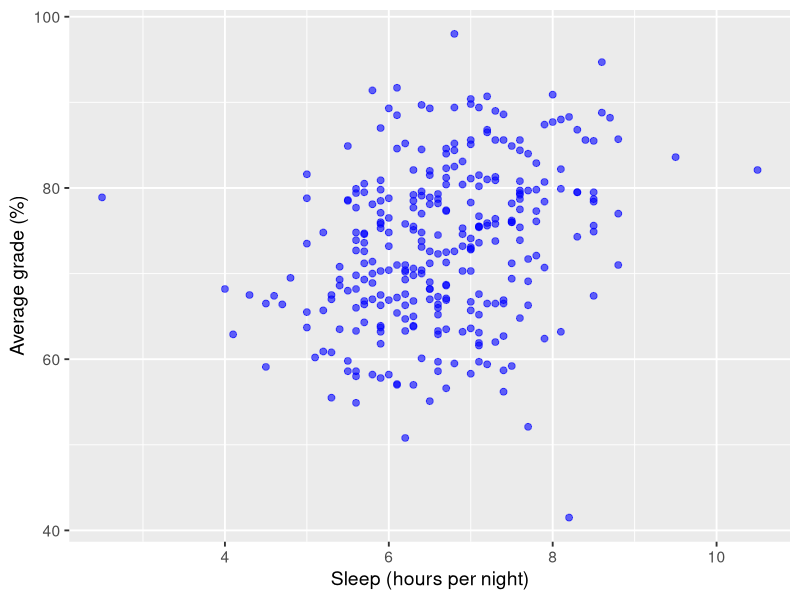
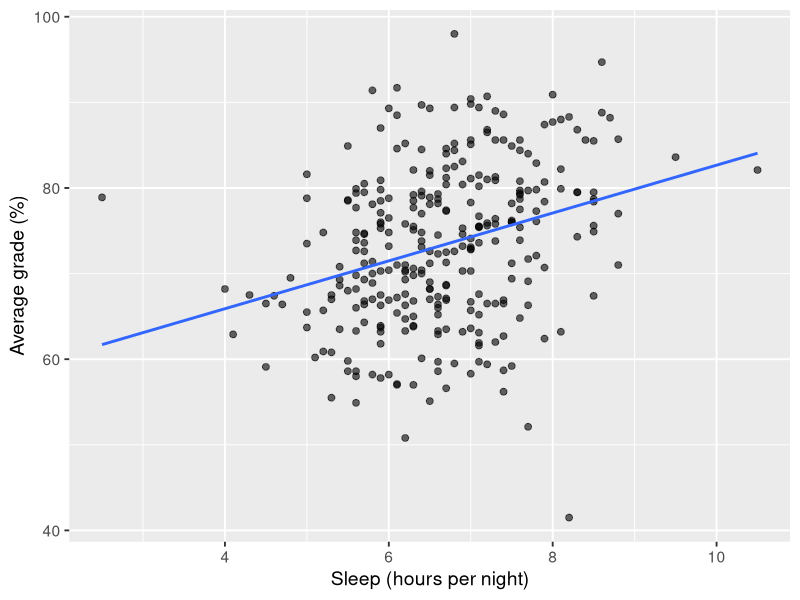
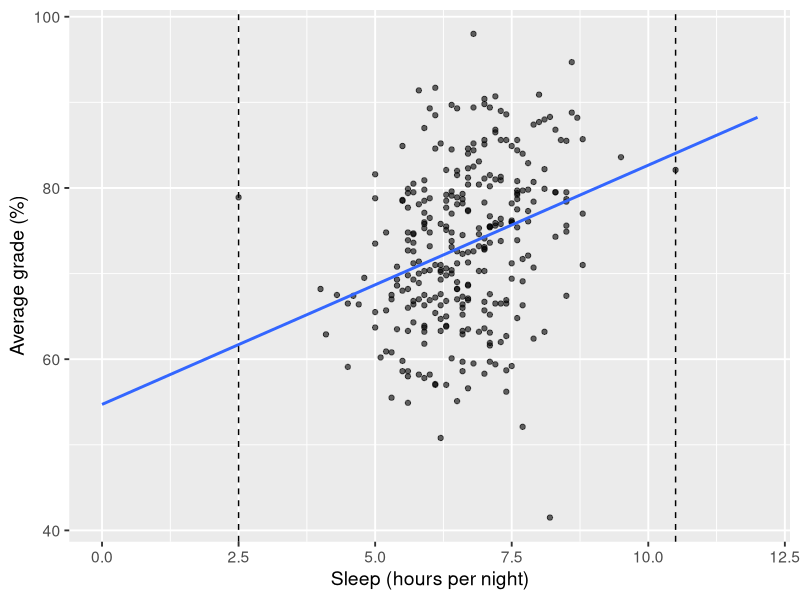
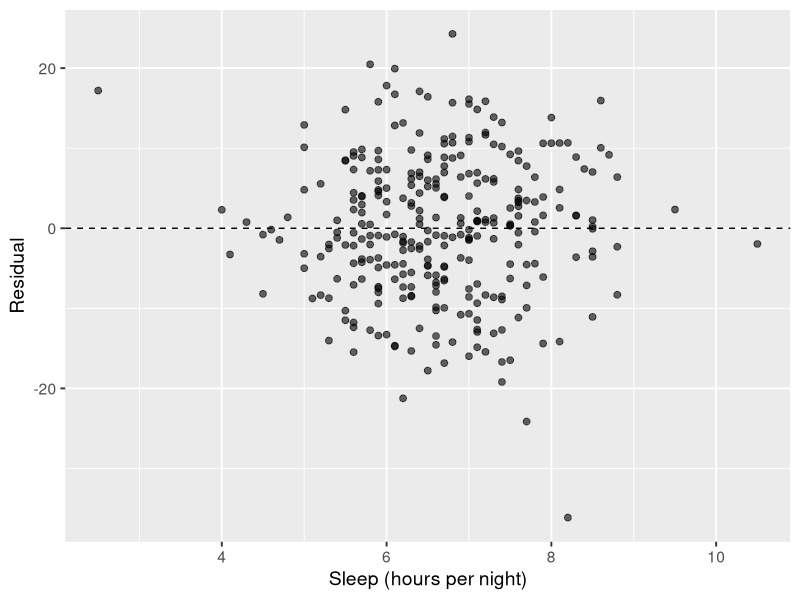

The R script that drew these images, in order:
## ---- chunk 1
#| label: setup
#| echo: FALSE
library(tidyverse)
theme_set(theme_gray(base_size = 14))
survey <- read_csv("data/sleep_survey.csv", show_col_types = FALSE)
## ---- chunk 2
#| fig-height: 3.6
ggplot(survey, aes(x = sleep_hours, y = avg_grade)) +
  geom_point(size = 2, alpha = 0.6,col="blue") +
  labs(x = "Sleep (hours per night)", y = "Average grade (%)")
## ---- chunk 3
#| fig-height: 3.6
ggplot(survey, aes(x = sleep_hours, y = avg_grade)) +
  geom_point(size = 2, alpha = 0.6) +
  geom_smooth(method = lm, se = FALSE) +
  labs(x = "Sleep (hours per night)", y = "Average grade (%)")
## ---- chunk 4
sleep.lm <- lm(avg_grade ~ sleep_hours, data = survey)
sleep.lm
## ---- chunk 5
summary(sleep.lm)
## ---- chunk 6
new_values <- data.frame(sleep_hours = c(0, 4, 7, 9, 12))
predict(sleep.lm, new_values)
## ---- chunk 7
range(survey$sleep_hours)
## ---- chunk 8
#| fig-height: 3.6
ggplot(survey, aes(x = sleep_hours, y = avg_grade)) +
  geom_point(alpha = 0.6) +
  geom_smooth(method = lm, se = FALSE, fullrange = TRUE) +
  geom_vline(xintercept = range(survey$sleep_hours), linetype = "dashed") +
  scale_x_continuous(limits = c(0, 12)) +
  labs(x = "Sleep (hours per night)", y = "Average grade (%)")
## ---- chunk 9
#| fig-height: 3.2
survey |>
  mutate(fitted = fitted(sleep.lm), resid = resid(sleep.lm)) |>
  ggplot(aes(x = sleep_hours, y = resid)) +
  geom_point(size = 2, alpha = 0.6) +
  geom_hline(yintercept = 0, linetype = "dashed") +
  labs(x = "Sleep (hours per night)", y = "Residual")
